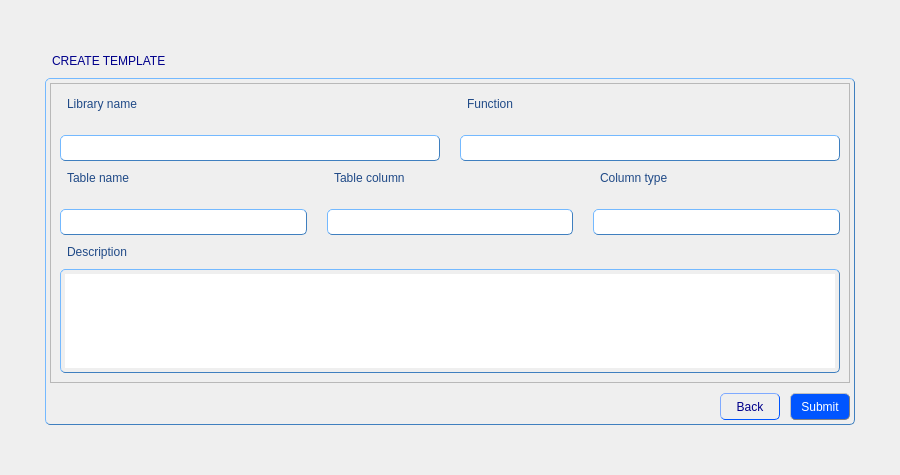
<?xml version="1.0" encoding="UTF-8"?>
<ui version="4.0">
 <class>CreateTemplatesForm</class>
 <widget class="QWidget" name="CreateTemplatesForm">
  <property name="geometry">
   <rect>
    <x>0</x>
    <y>0</y>
    <width>900</width>
    <height>475</height>
   </rect>
  </property>
  <property name="windowTitle">
   <string>Form</string>
  </property>
  <property name="styleSheet">
   <string notr="true">QGroupBox {
               color: black;
               padding: 4px;
               border: 1px solid rgb(63, 127, 191); 
               border-radius: 5px;
               border-style: outset;
              }
QTabWidget {
               color: blue;
               padding: 4px;
               border-radius: 5px;
               border: 1px solid rgb(63, 127, 191); 
               border-style: outset;
	           font: 11pt &quot;MS Shell Dlg 2&quot;;
              }
QWidget {
               color: rgb(32, 74, 135);
	           font: 11pt &quot;MS Shell Dlg 2&quot;;
              }
QScrollBar {
			   background-color: rgb(240, 240, 240);
              }
QLabel {
               color: rgb(32, 74, 135);
               padding: 4px;
               border-radius: 5px;
               border-style: outset;
	           font: 11pt &quot;MS Shell Dlg 2&quot;;
              }
QLineEdit {
               color: black;
               padding: 4px;
               border: 1px solid rgb(63, 127, 191); 
               border-radius: 5px;
               border-style: outset;
	           font: 10pt &quot;MS Shell Dlg 2&quot;;
              }
QComboBox {
			   color: black;
               padding: 4px;
               border: 1px solid rgb(63, 127, 191); 
               border-radius: 5px;
               border-style: outset;
               font: 9pt &quot;MS Shell Dlg 2&quot;;
			   background-color: rgb(255, 255, 255);
              }
QPlainTextEdit {
               color: black;
               padding: 4px;
               border: 1px solid rgb(63, 127, 191); 
               border-radius: 5px;
               border-style: outset;
	           font: 10pt &quot;MS Shell Dlg 2&quot;;
              }
QSpinBox {
               color: black;
               padding: 4px;
               border: 1px solid rgb(63, 127, 191); 
               border-radius: 5px;
               border-style: outset;
	           font: 10pt &quot;MS Shell Dlg 2&quot;;
              }
QListView {
               color: black;
               padding: 4px;
               border: 1px solid rgb(63, 127, 191); 
               border-radius: 5px;
               border-style: outset;
	           font: 10pt &quot;MS Shell Dlg 2&quot;;
              }</string>
  </property>
  <layout class="QGridLayout" name="gridLayout_3">
   <item row="1" column="1">
    <widget class="QLabel" name="label">
     <property name="styleSheet">
      <string notr="true">QLabel {
               color: darkblue;
               padding: 4px;
               border-radius: 5px;
               border-style: outset;
	           font: 12pt &quot;MS Shell Dlg 2&quot;;
              }</string>
     </property>
     <property name="text">
      <string>CREATE TEMPLATE</string>
     </property>
    </widget>
   </item>
   <item row="2" column="2">
    <spacer name="horizontalSpacer_4">
     <property name="orientation">
      <enum>Qt::Horizontal</enum>
     </property>
     <property name="sizeHint" stdset="0">
      <size>
       <width>40</width>
       <height>20</height>
      </size>
     </property>
    </spacer>
   </item>
   <item row="2" column="1">
    <widget class="QGroupBox" name="groupBox">
     <property name="title">
      <string/>
     </property>
     <layout class="QGridLayout" name="gridLayout">
      <property name="leftMargin">
       <number>0</number>
      </property>
      <property name="topMargin">
       <number>0</number>
      </property>
      <property name="rightMargin">
       <number>0</number>
      </property>
      <property name="bottomMargin">
       <number>0</number>
      </property>
      <property name="spacing">
       <number>0</number>
      </property>
      <item row="0" column="0">
       <widget class="QScrollArea" name="scrollArea">
        <property name="minimumSize">
         <size>
          <width>800</width>
          <height>300</height>
         </size>
        </property>
        <property name="maximumSize">
         <size>
          <width>800</width>
          <height>300</height>
         </size>
        </property>
        <property name="widgetResizable">
         <bool>true</bool>
        </property>
        <widget class="QWidget" name="scrollAreaWidgetContents">
         <property name="geometry">
          <rect>
           <x>0</x>
           <y>0</y>
           <width>798</width>
           <height>298</height>
          </rect>
         </property>
         <layout class="QGridLayout" name="gridLayout_2">
          <item row="0" column="0">
           <layout class="QHBoxLayout" name="horizontalLayout_3">
            <property name="spacing">
             <number>20</number>
            </property>
            <item>
             <layout class="QVBoxLayout" name="verticalLayout_3">
              <item>
               <widget class="QLabel" name="label_2">
                <property name="text">
                 <string>Library name</string>
                </property>
               </widget>
              </item>
              <item>
               <widget class="QLineEdit" name="libraryNameline"/>
              </item>
             </layout>
            </item>
            <item>
             <layout class="QVBoxLayout" name="verticalLayout_4">
              <item>
               <widget class="QLabel" name="label_7">
                <property name="text">
                 <string>Function</string>
                </property>
               </widget>
              </item>
              <item>
               <widget class="QLineEdit" name="functionLine"/>
              </item>
             </layout>
            </item>
           </layout>
          </item>
          <item row="1" column="0">
           <layout class="QHBoxLayout" name="horizontalLayout_2">
            <property name="spacing">
             <number>20</number>
            </property>
            <item>
             <layout class="QVBoxLayout" name="verticalLayout">
              <item>
               <widget class="QLabel" name="label_3">
                <property name="text">
                 <string>Table name</string>
                </property>
               </widget>
              </item>
              <item>
               <widget class="QLineEdit" name="tableNameLine"/>
              </item>
             </layout>
            </item>
            <item>
             <layout class="QVBoxLayout" name="verticalLayout_2">
              <item>
               <widget class="QLabel" name="label_4">
                <property name="text">
                 <string>Table column</string>
                </property>
               </widget>
              </item>
              <item>
               <widget class="QLineEdit" name="tableColumnLine"/>
              </item>
             </layout>
            </item>
            <item>
             <layout class="QVBoxLayout" name="verticalLayout_5">
              <item>
               <widget class="QLabel" name="label_6">
                <property name="text">
                 <string>Column type</string>
                </property>
               </widget>
              </item>
              <item>
               <widget class="QLineEdit" name="columnTypeLine"/>
              </item>
             </layout>
            </item>
           </layout>
          </item>
          <item row="2" column="0">
           <widget class="QLabel" name="label_5">
            <property name="text">
             <string>Description</string>
            </property>
           </widget>
          </item>
          <item row="3" column="0">
           <widget class="QPlainTextEdit" name="descriptionEdit"/>
          </item>
         </layout>
        </widget>
       </widget>
      </item>
      <item row="1" column="0">
       <spacer name="verticalSpacer">
        <property name="orientation">
         <enum>Qt::Vertical</enum>
        </property>
        <property name="sizeType">
         <enum>QSizePolicy::Minimum</enum>
        </property>
        <property name="sizeHint" stdset="0">
         <size>
          <width>20</width>
          <height>10</height>
         </size>
        </property>
       </spacer>
      </item>
      <item row="2" column="0">
       <layout class="QHBoxLayout" name="horizontalLayout">
        <property name="spacing">
         <number>0</number>
        </property>
        <item>
         <spacer name="horizontalSpacer">
          <property name="orientation">
           <enum>Qt::Horizontal</enum>
          </property>
          <property name="sizeHint" stdset="0">
           <size>
            <width>40</width>
            <height>20</height>
           </size>
          </property>
         </spacer>
        </item>
        <item>
         <widget class="QToolButton" name="backButton">
          <property name="minimumSize">
           <size>
            <width>60</width>
            <height>0</height>
           </size>
          </property>
          <property name="styleSheet">
           <string notr="true">QToolButton {
                color: darkblue;
               padding: 4px;
               border: 1px solid rgb(0, 85, 255); 
               border-radius: 5px;
               border-style: outset;
               font: 10pt &quot;MS Shell Dlg 2&quot;;
              }

QToolButton:hover {
               color: white;
               border: 1px solid grey;
               background-color: rgb(0, 78, 235);
               }

QToolButton:pressed {
               color: rgb(0, 0, 197)
               background: shadow;
               border-style: inset;
               }</string>
          </property>
          <property name="text">
           <string>Back</string>
          </property>
         </widget>
        </item>
        <item>
         <spacer name="horizontalSpacer_2">
          <property name="orientation">
           <enum>Qt::Horizontal</enum>
          </property>
          <property name="sizeType">
           <enum>QSizePolicy::Minimum</enum>
          </property>
          <property name="sizeHint" stdset="0">
           <size>
            <width>10</width>
            <height>20</height>
           </size>
          </property>
         </spacer>
        </item>
        <item>
         <widget class="QToolButton" name="submitButton">
          <property name="minimumSize">
           <size>
            <width>60</width>
            <height>0</height>
           </size>
          </property>
          <property name="styleSheet">
           <string notr="true">QToolButton {
               color: white;
               padding: 4px;
               border: 1px solid grey; 
               border-radius: 5px;
               border-style: outset;
               max-width: 120px;
               background-color: rgb(0, 85, 255);
               font: 10pt &quot;MS Shell Dlg 2&quot;;
              }

QToolButton:hover {
               color: darkblue;
               border: 1px solid grey;
               background-color: rgb(255, 255, 255);
               }

QToolButton:pressed {
               color: rgb(0, 0, 197)
               background: shadow;
               border-style: inset;
			    background-color: rgb(0, 78, 235);
               }</string>
          </property>
          <property name="text">
           <string>Submit</string>
          </property>
         </widget>
        </item>
       </layout>
      </item>
     </layout>
    </widget>
   </item>
   <item row="2" column="0">
    <spacer name="horizontalSpacer_3">
     <property name="orientation">
      <enum>Qt::Horizontal</enum>
     </property>
     <property name="sizeHint" stdset="0">
      <size>
       <width>40</width>
       <height>20</height>
      </size>
     </property>
    </spacer>
   </item>
   <item row="0" column="1">
    <spacer name="verticalSpacer_2">
     <property name="orientation">
      <enum>Qt::Vertical</enum>
     </property>
     <property name="sizeHint" stdset="0">
      <size>
       <width>20</width>
       <height>40</height>
      </size>
     </property>
    </spacer>
   </item>
   <item row="3" column="1">
    <spacer name="verticalSpacer_3">
     <property name="orientation">
      <enum>Qt::Vertical</enum>
     </property>
     <property name="sizeHint" stdset="0">
      <size>
       <width>20</width>
       <height>40</height>
      </size>
     </property>
    </spacer>
   </item>
  </layout>
 </widget>
 <resources/>
 <connections/>
</ui>
